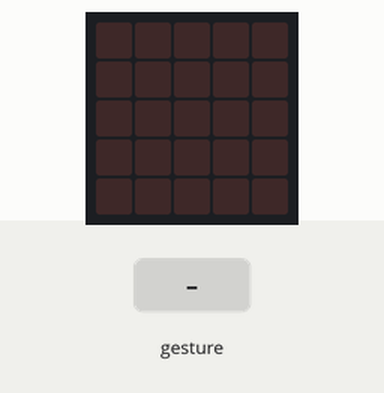
The program below on a simulated BBC micro:bit (MakeCode). On the bench: the board's 5×5 LED display. The test bench sets the inputs (shaded band). Random numbers come from a fixed seed; a tilt is held for 1.5 s and a shake lasts 1 s, then the board lies face up again.

Above: at 1.2 s.
1.3 s: gesture 'shake'
At 2.7 s:
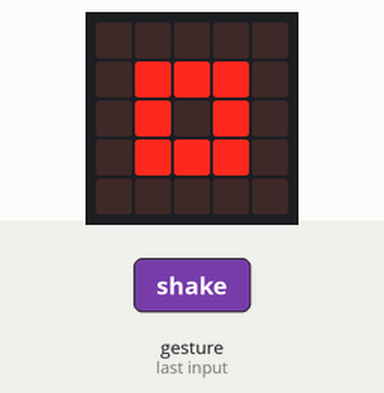
3.0 s: gesture 'shake'
At 4.1 s:
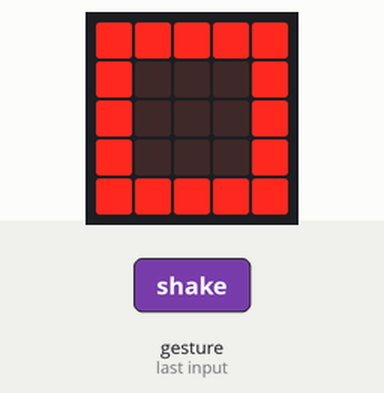
Timing chart, 0 to 6.0 s (numbered marks = the images above; inputs shaded):
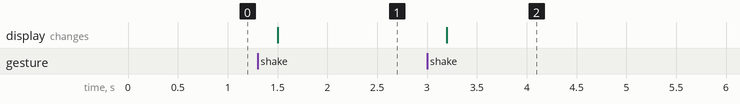

The program:

main.ts
```typescript
let numero = 0
input.onGesture(Gesture.Shake, function () {
    numero = randint(1, 3)
    if (numero == 1) {
        basic.showIcon(IconNames.SmallSquare)
    }
    if (numero == 2) {
        basic.showIcon(IconNames.Scissors)
    }
    if (numero == 3) {
        basic.showIcon(IconNames.Square)
    }
})
```

test.ts
```typescript
// i test vanno qui; questi non saranno compilati quando questo pacchetto viene usato come estensione.
```

Measured:
- after the input at 1.3 s, the display: changes after 0.20 s (image 1)
- after the input at 3.0 s, the display: changes after 0.20 s (image 2)
